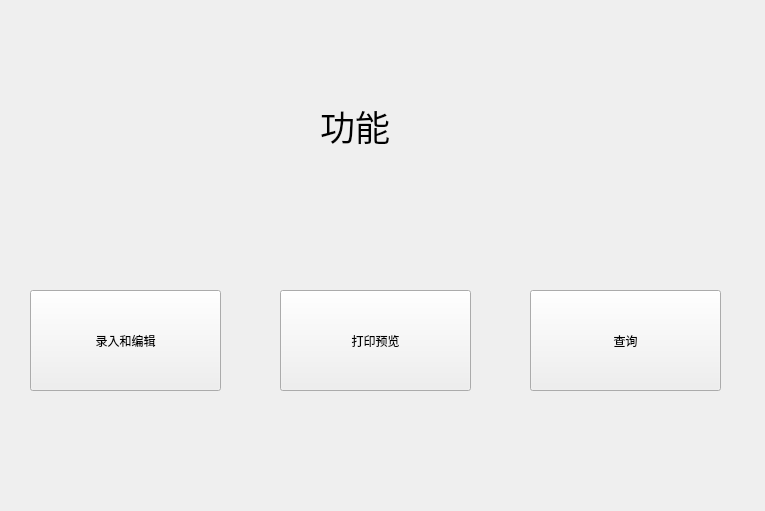
<?xml version="1.0" encoding="UTF-8"?>
<ui version="4.0">
 <class>mainGui</class>
 <widget class="QWidget" name="mainGui">
  <property name="geometry">
   <rect>
    <x>0</x>
    <y>0</y>
    <width>765</width>
    <height>511</height>
   </rect>
  </property>
  <property name="windowTitle">
   <string>Form</string>
  </property>
  <widget class="QLabel" name="label">
   <property name="geometry">
    <rect>
     <x>320</x>
     <y>70</y>
     <width>221</width>
     <height>111</height>
    </rect>
   </property>
   <property name="font">
    <font>
     <pointsize>26</pointsize>
    </font>
   </property>
   <property name="text">
    <string>功能</string>
   </property>
  </widget>
  <widget class="QPushButton" name="pushButton">
   <property name="geometry">
    <rect>
     <x>30</x>
     <y>290</y>
     <width>191</width>
     <height>101</height>
    </rect>
   </property>
   <property name="text">
    <string>录入和编辑</string>
   </property>
  </widget>
  <widget class="QPushButton" name="pushButton_3">
   <property name="geometry">
    <rect>
     <x>280</x>
     <y>290</y>
     <width>191</width>
     <height>101</height>
    </rect>
   </property>
   <property name="text">
    <string>打印预览</string>
   </property>
  </widget>
  <widget class="QPushButton" name="pushButton_4">
   <property name="geometry">
    <rect>
     <x>530</x>
     <y>290</y>
     <width>191</width>
     <height>101</height>
    </rect>
   </property>
   <property name="text">
    <string>查询</string>
   </property>
  </widget>
 </widget>
 <resources/>
 <connections/>
</ui>
